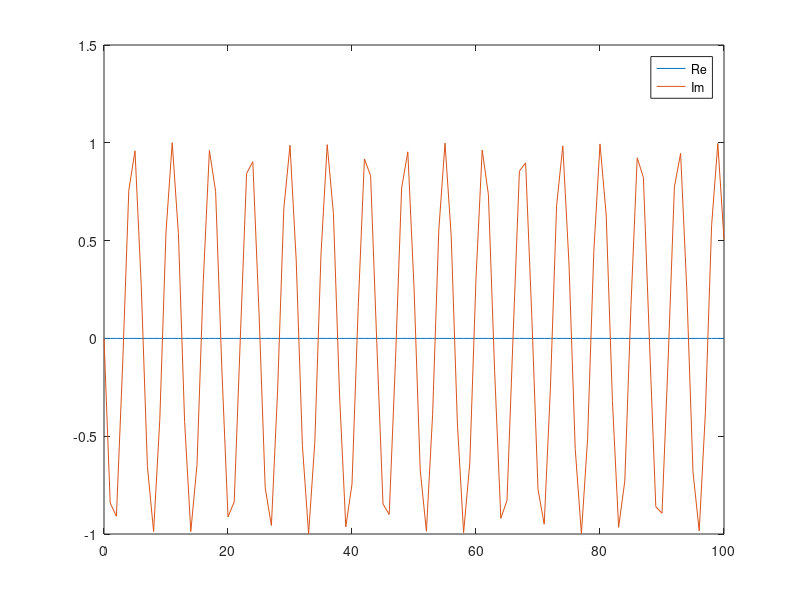
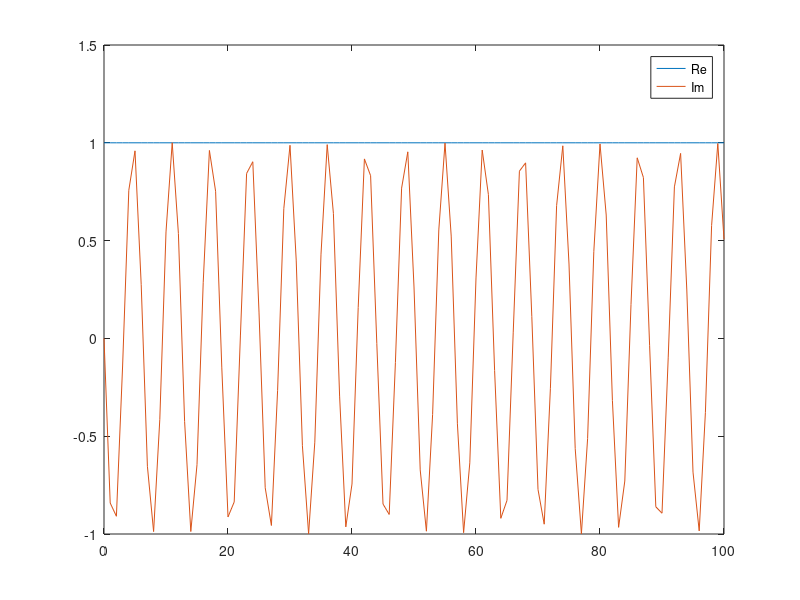

Here is the MATLAB script that generated these plots, in order:
% Code for http://stackoverflow.com/a/37982813/486919

function schrodinger_equation

close all
clc

psi0 = [0;1];
hbar = 1;
t = 0:1:100;
[T,psi] = ode45(@(t,psi)dpsi(t,psi,hbar),t,psi0);

for i = 1:length(psi0)
  figure
  plot(T,real(psi(:,i)),T,imag(psi(:,i)))
  legend('Re','Im')
end

end

function rhs = dpsi(t,psi,hbar)
  rhs = 1/(1i*hbar)*cos(t).*ones(2,1);
end
